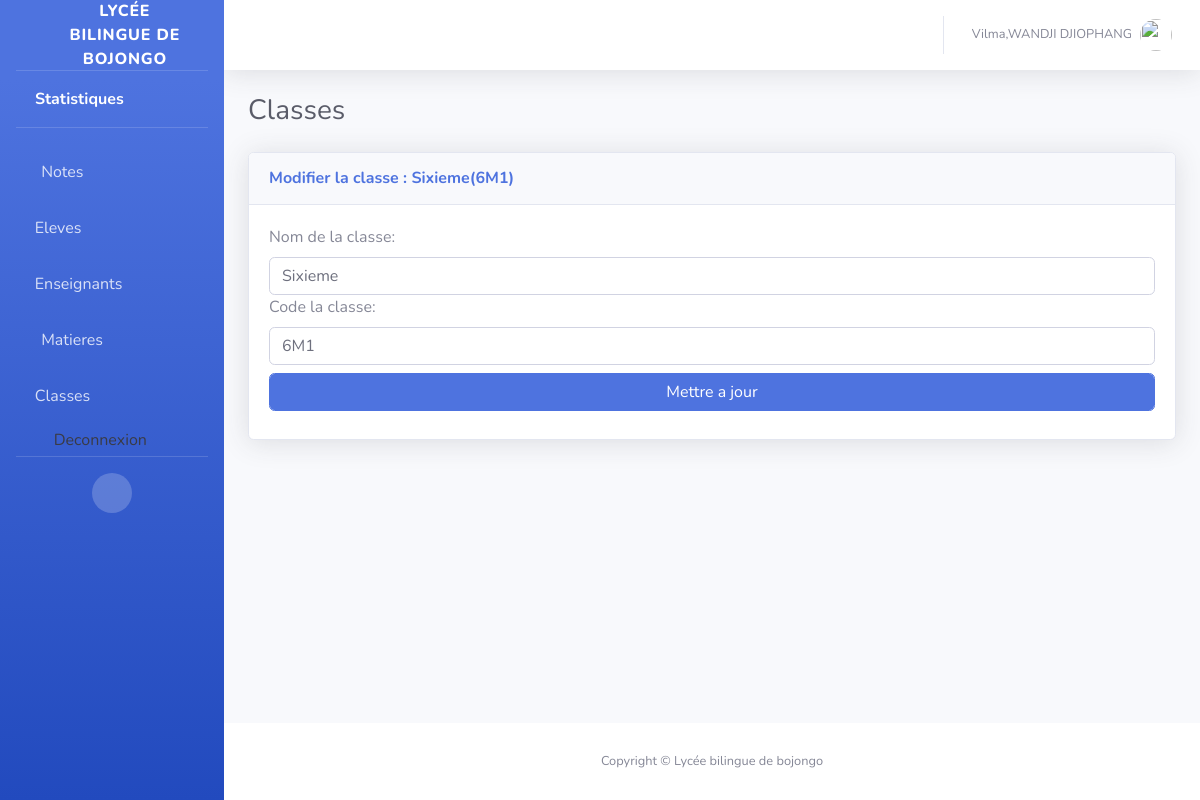
Page /dashboard/classes/2/modifier (signed in) on the committed database.
### auth_app/models.py (models this page shows, shortened)
class CustomUser(AbstractUser):
    ROLE_CHOICES = (
        ("eleve", "Élève"),
        ("enseignant", "Enseignant"),
        ("admin", "Administrateur"),
    )
    role = models.CharField(max_length=20, choices=ROLE_CHOICES, default='eleve')
    matricule = models.CharField(max_length=50, unique=True)

### admin_site/models.py (models this page shows, shortened)
class Classe(models.Model):
    libelle = models.CharField(max_length=255)
    code = models.CharField(max_length=255, unique=True)
    class Meta:
        unique_together = ('libelle', 'code')
    def __str__(self):
        return f'{self.libelle}({self.code})'

### admin_site/views.py (the view, shortened to what this page needs)
# urls.py: path('classes/<int:pk>/modifier', UpdateClasse.as_view(), name='update_classe'),
class UpdateClasse(LoginRequiredMixin,UpdateView):
    model = Classe
    form_class = ClasseForm
    template_name = 'classes/update.html'  # ou ton chemin réel
    success_url = reverse_lazy('list_classe')

### admin_site/form.py
class ClasseForm(forms.ModelForm):
    class Meta:
        model=Classe
        fields = ['libelle', 'code']
        labels = {
            'libelle':'Nom de la classe',
            'code':'Code la classe'
        }
        widgets ={
            'libelle':forms.TextInput(attrs={'class':'form-control'}),
            'code': forms.TextInput(attrs={'class':'form-control'}),
        }

### admin_site/templates/classes/update.html (shortened to what this page needs)
{% extends 'base.html' %}
{% block 'content' %}
<div class="d-sm-flex align-items-center justify-content-between mb-4">
    <h1 class="h3 mb-0 text-gray-800">Classes</h1>
</div>
<div class="card shadow mb-4">
    <div class="card-header py-3">
        <h6 class="m-0 font-weight-bold text-primary">Modifier la classe :  {{classe}}</h6>
    </div>
    <div class="card-body">
        <form action="" method="post" enctype="multipart/form-data">
            {{form}}
            <button class="btn btn-primary form-control mt-2 mb-2">Mettre a jour</button>
        </form>
    </div>
</div>
{% endblock %}

### admin_site/templates/includes/topbar.html (shortened to what this page needs)
{% load static %}
<div id="content">
    <nav class="navbar navbar-expand navbar-light bg-white topbar mb-4 static-top shadow">
        <ul class="navbar-nav ml-auto">
            <li class="nav-item dropdown no-arrow">
                <a class="nav-link dropdown-toggle" href="#" id="userDropdown" role="button" data-toggle="dropdown"
                    aria-haspopup="true" aria-expanded="false">
                    <span class="mr-2 d-none d-lg-inline text-gray-600 small">{{user.first_name}},{{user.last_name}}</span>
                    <img class="img-profile rounded-circle" src="{% static 'img/undraw_profile.svg' %}">
                </a>
            </li>
        </ul>
    </nav>

### rows in the picture
Classe: libelle+code "Sixieme(6M1)", libelle "Sixieme", code "6M1"

### other values in the picture
{{ user.first_name }} "Vilma"
{{ user.last_name }} "WANDJI DJIOPHANG"
